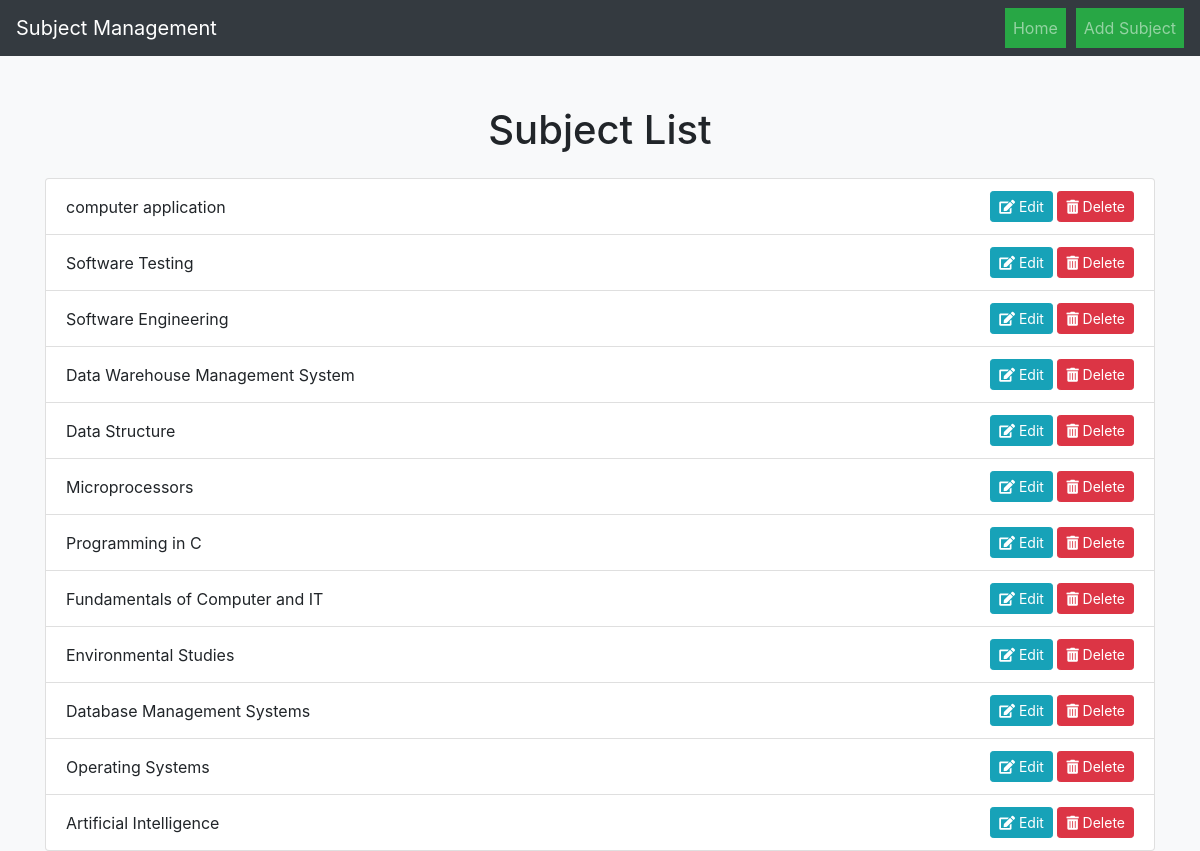
/subjects/, run on the app's committed database.
### timetable/models.py (models this page shows, shortened)
class Subject(models.Model):
    name = models.CharField(max_length=100)
    course = models.ForeignKey(Course, on_delete=models.CASCADE, related_name='subjects')
    staff = models.ForeignKey(Staff, on_delete=models.CASCADE, related_name='subjects')

### timetable/views.py (the view)
# urls.py: path('subjects/', views.subject_list, name='subject_list'),
def subject_list(request):
    subjects = Subject.objects.all()
    return render(request, 'subject_list.html', {'subjects': subjects})

### templates/subject_list.html (shortened to what this page needs)
<!DOCTYPE html>
<html lang="en">
<head>
    <link rel="stylesheet" href="https://stackpath.bootstrapcdn.com/bootstrap/4.5.2/css/bootstrap.min.css">
    <link rel="stylesheet" href="https://cdnjs.cloudflare.com/ajax/libs/font-awesome/5.15.4/css/all.min.css">
</head>
<body>
    <nav class="navbar navbar-expand-lg navbar-dark bg-dark">
        <a class="navbar-brand" href="#">Subject Management</a>
        <div class="collapse navbar-collapse" id="navbarNav">
            <ul class="navbar-nav ml-auto">
                <li class="nav-item">
                    <a class="nav-link btn-custom" href="{% url 'course_list' %}">Home</a>
                </li>
                <li class="nav-item">
                    <a class="nav-link btn-custom" href="{% url 'add_subject' %}">Add Subject</a>
                </li>
            </ul>
        </div>
    </nav>
    <div class="container">
        <h1 class="text-center mb-4">Subject List</h1>
        <ul class="list-group">
            {% for subject in subjects %}
                <li class="list-group-item d-flex justify-content-between align-items-center">
                    <p class="mb-0">{{ subject.name }}</p>
                    <div>
                        <a href="{% url 'edit_subject' subject.id %}" class="btn btn-info btn-sm">
                            <i class="fas fa-edit"></i> Edit
                        </a>
                        <button class="btn btn-danger btn-sm" data-toggle="modal" data-target="#deleteModal" data-subject-id="{{ subject.id }}" data-subject-name="{{ subject.name }}">
                            <i class="fas fa-trash-alt"></i> Delete
                        </button>
                    </div>
                </li>
            {% endfor %}
        </ul>
    </div>
</body>
</html>

### templates/subject_list.html (style rules this page uses)
body { background-color: #f8f9fa; }
.container { margin-top: 50px; }
.btn-custom { background-color: #28a745; color: white; transition: background-color 0.3s; }
.navbar { margin-bottom: 20px; }
.nav-item { margin-left: 10px; }

### data on the page
Subject: name "computer application"
Subject: name "Software Testing"
Subject: name "Software Engineering"
Subject: name "Data Warehouse Management System"
Subject: name "Data Structure"
Subject: name "Microprocessors"
Subject: name "Programming in C"
Subject: name "Fundamentals of Computer and IT"
Subject: name "Environmental Studies"
Subject: name "Database Management Systems"
Subject: name "Operating Systems"
Subject: name "Artificial Intelligence"
